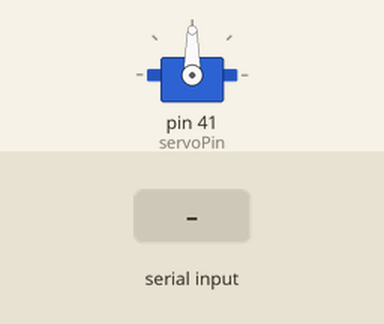
This sketch was run on a simulated Arduino Mega 2560, built with avr-gcc and run on an emulated ATmega2560. Parts: servo. The inputs (shaded band) are chosen by the test bench.

Above: at 1.2 s.
1.3 s: "90,45\n" received over Serial
At 2.5 s:
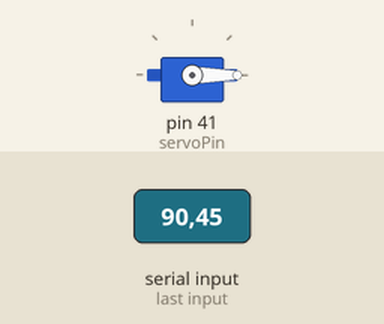
Timing chart, 0 to 4.3 s (numbered marks = the images above; inputs shaded):
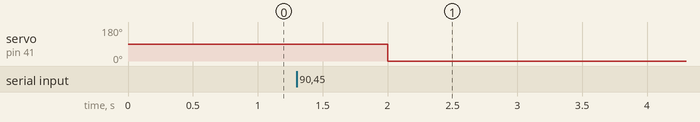

Measured:
- after the input at 1.3 s, servo on pin 41 (servoPin): 90° → 0° after 0.70 s

The sketch:

hand_test.ino
```cpp
#include <Servo.h>

byte servoPin = 41;
int signal = 0;
Servo servo;
void setup() {
  Serial.begin(9600);
  servo.attach(servoPin);
  pinMode(servoPin, OUTPUT);
  digitalWrite(servoPin, LOW);

}

void loop() {
  if(Serial.available() > 0) {
    signal = Serial.parseInt();
    if(signal == 1) {
      digitalWrite(servoPin, HIGH);
    }
    else {
      digitalWrite(servoPin, LOW);
    }
    servo.writeMicroseconds(0);
  }
  delay(1000);

}
```
